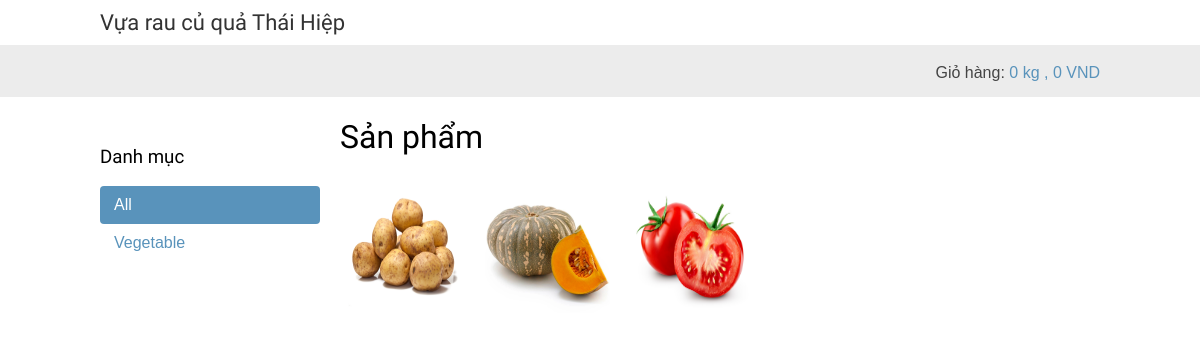
Before: / with the older database file.
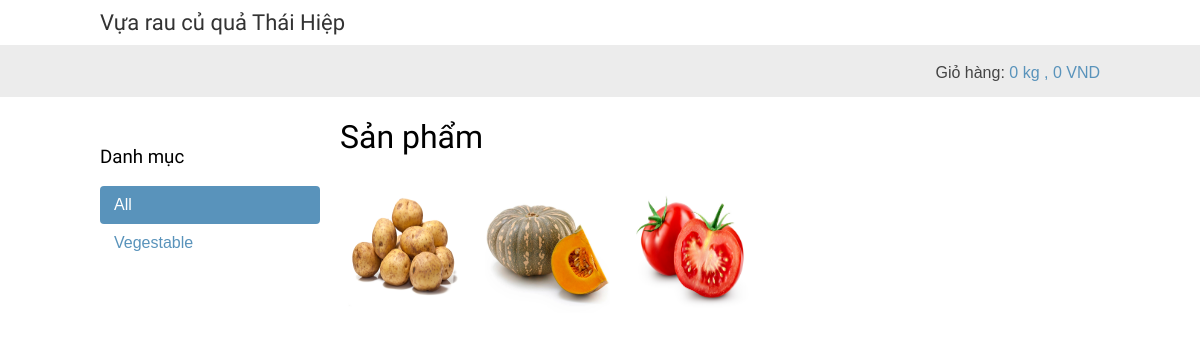
After: the same page with the newer database file.
### shop/models.py (models this page shows, shortened)
class Category(models.Model):
	name = models.CharField(max_length=200,
		db_index=True)
	slug = models.SlugField(max_length=200,
		unique=True)
	class Meta:
		ordering = ('name',)
		verbose_name = 'category'
		verbose_name_plural = 'categories'
	def get_absolute_url(self):
		return reverse('shop:product_list_by_category',
						args=[self.slug])

class Product(models.Model):
	category = models.ForeignKey(Category,
		related_name='products',
		on_delete=models.CASCADE)
	name = models.CharField(max_length=200, db_index=True)
	slug = models.SlugField(max_length=200, db_index=True)
	image = models.ImageField(upload_to='products/%Y/%m/%d',
		blank=True)
	description = models.TextField(blank=True)
	price = models.IntegerField(default=0)
	available = models.BooleanField(default=True)
	created = models.DateTimeField(auto_now_add=True)
	updated = models.DateTimeField(auto_now=True)
	class Meta:
		ordering = ('name',)
		index_together = (('id', 'slug'),)
	def get_absolute_url(self):
		return reverse('shop:product_detail',
						args=[self.id, self.slug])

### shop/views.py (the view)
# urls.py: path('', views.product_list, name='product_list'),
def product_list(request, category_slug=None):
	category = None
	categories = Category.objects.all()
	products = Product.objects.filter(available=True)
	if category_slug:
		category = get_object_or_404(Category, slug=category_slug)
		products = products.filter(category=category)
	return render(request, 'shop/product/list.html',
							{'category': category,
							'categories': categories,
							'products': products})

### cart/cart.py (called while the page is built)
    def get_total_price(self):
        return "{:,}".format(sum(Decimal(item['price']) * item['quantity'] for item in self.cart.values()))

    def get_total_quantity(self):
        return sum(0.5 * item['quantity'] for item in self.cart.values())

### cart/context_processors.py (called while the page is built)
def cart(request):
    return {'cart': Cart(request)}

### shop/templates/shop/product/list.html (shortened to what this page needs)
{% extends "shop/base.html" %}
{% load static %}
{% block content %}
	<div id="sidebar">
		<h3>Danh mục</h3>
		<ul>
			<li {% if not category %}class="selected"{% endif %}>
			<a href="{% url "shop:product_list" %}">All</a>
			</li>
	{% for c in categories %}
		<li >
		<a href="{{ c.get_absolute_url }}">{{ c.name }}</a>
		</li>
	{% endfor %}
		</ul>
	</div>
	<div id="main" class="product-list">
		<h1>
			{% if category %}{{ category.name }}{% else %}Sản phẩm
			{% endif %}
		</h1>
		{% for product in products %}
		<div class="item">
			<a href="{{ product.get_absolute_url }}">
				<img src="{% if product.image %}
					{{ product.image.url }}
				{%else %}
				{% static "img/no_image.png" %}{% endif %}" width= 100px  height= 250px>
			</a>
		<br>
		</div>
		{% endfor %}
	</div>
{% endblock %}

### shop/templates/shop/base.html (shortened to what this page needs)
{% load static %}
<!DOCTYPE html>
<html>
<head>
<link href="{% static "css/base.css" %}" rel="stylesheet">
</head>
<body>
	<div id="header">
		<a href="/" class="logo">Vựa rau củ quả Thái Hiệp</a>
	</div>
	<div id="subheader">
		<div class="cart">
				{% if cart != 0 %}
					Giỏ hàng:
					<a href="{% url "cart:cart_detail" %}">
						{{ cart.get_total_quantity }} kg ,
						{{ cart.get_total_price }} VND
					</a>
				{% else %}
					Giỏ hàng đang trống.
				{% endif %}
		</div>
	</div>
	<div id="content">
		{% block content %}
		{% endblock %}
	</div>
</body>
</html>

### shop/static/css/base.css (style rules this page uses)
body { margin:0; padding:0; font-family:helvetica, sans-serif; }
h1, h2, h3, h4, h5 , h6 { font-family: 'Ubuntu', sans-serif; font-weight:normal; }
a { text-decoration:none; color:#5993bb; }
#header { padding:10px 100px; font-size:18px; overflow:auto; }
#subheader { background:#ececec; color:#444; padding:15px 100px; overflow:auto; }
#header .logo { font-family: 'Ubuntu', sans-serif; float:left; color:#333; font-size:22px; margin-right:10%; }
#subheader .cart { float:right; padding-top:4px; }
#content { padding:0 100px; overflow:hidden; }
#sidebar { width:220px; padding:30px 20px 0 0; float:left; }
#sidebar ul { margin:0; padding:0; }
#sidebar ul li { margin:0; list-style:none; padding:10px 14px; }
#sidebar ul li a { display:block; }
#sidebar ul li.selected { background:#5993bb; border-radius:4px; }
#sidebar ul li.selected a { color:#fff; }
#main { float:left; width: 96%; margin-right:-220px; overflow:hidden; }
.product-list .item { width: 125px; height: 125px; padding:10px 20px 10px 0; float:left; text-align:center; line-height:1.2; }
.product-list .item img { width: 125px; height:125px; margin-bottom:10px; }

Changed rows visible on the page:
changed Category: name "Vegetable" → "Vegestable"
changed Product (number 1 of 3 on the later page): image: a different picture; moves up the list
changed Product (number 2 of 3 on the later page): image: a different picture
